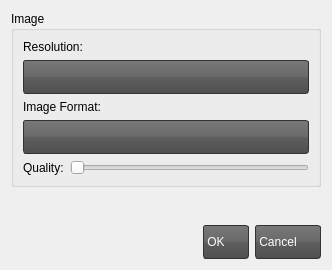
<?xml version="1.0" encoding="UTF-8"?>
<ui version="4.0">
 <author>Ederson Moura &lt;ederson.moura@resource.com.br&gt;</author>
 <class>CameraImageSettings</class>
 <widget class="QDialog" name="CameraImageSettings">
  <property name="geometry">
   <rect>
    <x>0</x>
    <y>0</y>
    <width>332</width>
    <height>270</height>
   </rect>
  </property>
  <property name="windowTitle">
   <string>Dialog</string>
  </property>
  <property name="windowIcon">
   <iconset resource="../images.qrc">
    <normaloff>:/res/images/app-icon.png</normaloff>:/res/images/app-icon.png</iconset>
  </property>
  <property name="styleSheet">
   <string notr="true">QLineEdit {
    border: 2px solid #333333;
    border-radius: 3px;
    padding: 1px 23px 1px 3px;
}

QPushButton:hover, QToolButton:hover {
    background: qlineargradient(x1 : 0, y1 : 0, x2 : 0, y2 :   1, stop :   0.0 #ffd9aa, stop : 0.5 #ffbb6e, stop : 0.55 #feae42, stop : 1.0 #fedb74);
}

QPushButton {
    border: 1px solid #333333;
    border-radius: 3px;
    padding: 1px 23px 1px 3px;
	background: qlineargradient(x1:0, y1:0, x2:0, y2:1, stop:0 #797979, stop:0.48 #696969, stop:0.52 #5e5e5e, stop:1 #4f4f4f);
    color: white;
    font: bold large &quot;Arial&quot;;
    height: 30px;
}

QPushButton:pressed {
    background: qlineargradient(x1 : 0, y1 : 0, x2 : 0, y2 :   1, stop :   0.0 #c0dbff, stop : 0.5 #cfd26f, stop : 0.55 #c7df6f, stop : 1.0 #f5f9ff);
    padding-top: 2px;
    padding-left: 3px;
}

QPushButton:on {
    background: qlineargradient(x1 : 0, y1 : 0, x2 : 0, y2 :   1, stop :   0.0 #5AA72D, stop : 0.5 #B3E296, stop : 0.55 #B3E296, stop : 1.0 #f5f9ff);
    padding-top: 2px;
    padding-left: 3px;
}

QPushButton:disabled {
    background: transparent #aeaeae;
    padding-top: 2px;        
    padding-left: 3px;
    color: black;
}

QToolButton {
    border: 1px solid #333333;
    border-radius: 3px;
	background: qlineargradient(x1:0, y1:0, x2:0, y2:1, stop:0 #797979, stop:0.48 #696969, stop:0.52 #5e5e5e, stop:1 #4f4f4f);
}

QProgressBar {
    border: 1px solid black;
    text-align: center;
    padding: 1px;
    border-bottom-right-radius: 7px;
    border-bottom-left-radius: 7px;
    background: QLinearGradient( x1: 0, y1: 0, x2: 1, y2: 0, stop: 0 #fff, stop: 0.4999 #eee, stop: 0.5 #ddd, stop: 1 #eee );
    width: 15px;
}

QProgressBar::chunk {
    background: QLinearGradient( x1: 0, y1: 0, x2: 1, y2: 0,stop: 0 #78d,stop: 0.4999 #46a,stop: 0.5 #45a,stop: 1 #238 );
    border-bottom-right-radius: 7px;
    border-bottom-left-radius: 7px;
    border: 1px solid black;
}

QLCDNumber {
    background-color:black;
    color:green;
    font: bold large &quot;Arial&quot;;
    height: 30px;
}

QTabWidget, QStackedWidget {
    background: none;
    color: white;
    font: bold large &quot;Arial&quot;;
    height: 30px;
}

QTabWidget::pane {
    border: 0px;
    top: 0.1em;
    border-width: 1px;
    border-style: solid;
    border-color: grey;
}

QTabBar::tab {
    width: 150px;
    margin-left: 0.5;
    margin-right: 0.5;
    border: 1px solid #7a7a7a;
    border-top-left-radius: 4px;
    border-top-right-radius: 4px;
    padding: 15px 19px 15px 19px;
}

QTabBar::tab:!selected {
   margin-top: 2px;
}

QTabBar::tab:selected {
    margin-top: -1px;
    background: qlineargradient(x1:0, y1:0, x2:0, y2:1, stop:0 #797979, stop:0.48 #696969, stop:0.52 #5e5e5e, stop:1 #4f4f4f);
    color: white;
}

QTabBar::tab:hover {
    text-decoration: underline;
    background: qlineargradient(x1 : 0, y1 : 0, x2 : 0, y2 :   1, stop :   0.0 #ffd9aa, stop : 0.5 #ffbb6e, stop : 0.55 #feae42, stop :   1.0 #fedb74);
}

QTabBar::tab::bottom {
    border-bottom-left-radius: 4px;
    border-bottom-right-radius: 4px;
    border-top-left-radius: 0px;
    border-top-right-radius: 0px;
    padding: 15px 19px 15px 19px;
}

QComboBox {
	border: 1px solid #333333;
	border-radius: 3px;
	background: qlineargradient(x1:0, y1:0, x2:0, y2:1, stop:0 #797979, stop:0.48 #696969, stop:0.52 #5e5e5e, stop:1 #4f4f4f);
	padding: 1px 23px 1px 3px;
	min-width: 6em;
    color: white;
    font: bold large &quot;Arial&quot;;
    height: 30px;
}

QComboBox:hover {
    text-decoration: underline;
     background: qlineargradient(x1 : 0, y1 : 0, x2 : 0, y2 :   1, stop :   0.0 #ffd9aa, stop : 0.5 #ffbb6e, stop : 0.55 #feae42, stop :   1.0 #fedb74);
}

QComboBox::drop-down {
	subcontrol-origin: padding;
	subcontrol-position: top right;
	width: 20px;
	border-top-right-radius: 3px;
	border-bottom-right-radius: 3px;
}

QComboBox::down-arrow {
     image: url(:res/images/combo-arrow-down.png);
}
 
QComboBox QAbstractView{
	background-color: #4f4f4f;
	color: #999999;
	selection-background-color: #999999;
	selection-color: #4f4f4f;
}

QComboBox QAbstractItemView {
    background-color: #4f4f4f;
    color: white;
    selection-background-color: qlineargradient(x1 : 0, y1 : 0, x2 : 0, y2 :   1, stop :   0.0 #ffd9aa, stop : 0.5 #ffbb6e, stop : 0.55 #feae42, stop : 1.0 #fedb74);
}

</string>
  </property>
  <layout class="QGridLayout" name="gridLayout">
   <item row="0" column="0">
    <widget class="QGroupBox" name="groupBox_2">
     <property name="title">
      <string>Image</string>
     </property>
     <layout class="QGridLayout" name="gridLayout_2">
      <item row="0" column="0" colspan="2">
       <widget class="QLabel" name="label_8">
        <property name="text">
         <string>Resolution:</string>
        </property>
       </widget>
      </item>
      <item row="1" column="0" colspan="2">
       <widget class="QComboBox" name="imageResolutionBox"/>
      </item>
      <item row="2" column="0" colspan="2">
       <widget class="QLabel" name="label_6">
        <property name="text">
         <string>Image Format:</string>
        </property>
       </widget>
      </item>
      <item row="3" column="0" colspan="2">
       <widget class="QComboBox" name="imageCodecBox"/>
      </item>
      <item row="4" column="0">
       <widget class="QLabel" name="label_7">
        <property name="text">
         <string>Quality:</string>
        </property>
       </widget>
      </item>
      <item row="4" column="1">
       <widget class="QSlider" name="imageQualitySlider">
        <property name="maximum">
         <number>4</number>
        </property>
        <property name="orientation">
         <enum>Qt::Horizontal</enum>
        </property>
       </widget>
      </item>
     </layout>
    </widget>
   </item>
   <item row="1" column="0">
    <spacer name="verticalSpacer">
     <property name="orientation">
      <enum>Qt::Vertical</enum>
     </property>
     <property name="sizeHint" stdset="0">
      <size>
       <width>20</width>
       <height>14</height>
      </size>
     </property>
    </spacer>
   </item>
   <item row="2" column="0">
    <widget class="QDialogButtonBox" name="buttonBox">
     <property name="orientation">
      <enum>Qt::Horizontal</enum>
     </property>
     <property name="standardButtons">
      <set>QDialogButtonBox::Cancel|QDialogButtonBox::Ok</set>
     </property>
    </widget>
   </item>
  </layout>
 </widget>
 <resources>
  <include location="../images.qrc"/>
 </resources>
 <connections>
  <connection>
   <sender>buttonBox</sender>
   <signal>accepted()</signal>
   <receiver>CameraImageSettings</receiver>
   <slot>accept()</slot>
   <hints>
    <hint type="sourcelabel">
     <x>322</x>
     <y>272</y>
    </hint>
    <hint type="destinationlabel">
     <x>44</x>
     <y>230</y>
    </hint>
   </hints>
  </connection>
  <connection>
   <sender>buttonBox</sender>
   <signal>rejected()</signal>
   <receiver>CameraImageSettings</receiver>
   <slot>reject()</slot>
   <hints>
    <hint type="sourcelabel">
     <x>405</x>
     <y>262</y>
    </hint>
    <hint type="destinationlabel">
     <x>364</x>
     <y>227</y>
    </hint>
   </hints>
  </connection>
 </connections>
</ui>
